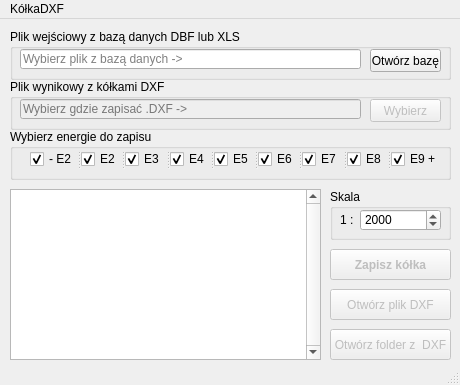
<?xml version="1.0" encoding="UTF-8"?>
<ui version="4.0">
 <class>MainWindow</class>
 <widget class="QMainWindow" name="MainWindow">
  <property name="geometry">
   <rect>
    <x>0</x>
    <y>0</y>
    <width>460</width>
    <height>385</height>
   </rect>
  </property>
  <property name="minimumSize">
   <size>
    <width>460</width>
    <height>385</height>
   </size>
  </property>
  <property name="windowTitle">
   <string>KółkaDXF 2.0</string>
  </property>
  <widget class="QWidget" name="centralWidget">
   <widget class="QPushButton" name="buttonStartCirclesSave">
    <property name="enabled">
     <bool>false</bool>
    </property>
    <property name="geometry">
     <rect>
      <x>330</x>
      <y>230</y>
      <width>121</width>
      <height>31</height>
     </rect>
    </property>
    <property name="font">
     <font>
      <weight>75</weight>
      <bold>true</bold>
     </font>
    </property>
    <property name="text">
     <string>Zapisz kółka</string>
    </property>
   </widget>
   <widget class="QPlainTextEdit" name="textEditLog">
    <property name="geometry">
     <rect>
      <x>10</x>
      <y>170</y>
      <width>311</width>
      <height>171</height>
     </rect>
    </property>
    <property name="verticalScrollBarPolicy">
     <enum>Qt::ScrollBarAlwaysOn</enum>
    </property>
    <property name="horizontalScrollBarPolicy">
     <enum>Qt::ScrollBarAlwaysOff</enum>
    </property>
    <property name="readOnly">
     <bool>true</bool>
    </property>
   </widget>
   <widget class="QGroupBox" name="groupBox">
    <property name="geometry">
     <rect>
      <x>330</x>
      <y>170</y>
      <width>121</width>
      <height>51</height>
     </rect>
    </property>
    <property name="title">
     <string>Skala</string>
    </property>
    <widget class="QSpinBox" name="spinBoxSkala">
     <property name="geometry">
      <rect>
       <x>30</x>
       <y>20</y>
       <width>81</width>
       <height>22</height>
      </rect>
     </property>
     <property name="accelerated">
      <bool>true</bool>
     </property>
     <property name="minimum">
      <number>1</number>
     </property>
     <property name="maximum">
      <number>100000</number>
     </property>
     <property name="singleStep">
      <number>100</number>
     </property>
     <property name="value">
      <number>2000</number>
     </property>
    </widget>
    <widget class="QLabel" name="label">
     <property name="geometry">
      <rect>
       <x>10</x>
       <y>20</y>
       <width>21</width>
       <height>21</height>
      </rect>
     </property>
     <property name="text">
      <string>1 :</string>
     </property>
    </widget>
   </widget>
   <widget class="QPushButton" name="buttonOpenDxfFile">
    <property name="enabled">
     <bool>false</bool>
    </property>
    <property name="geometry">
     <rect>
      <x>330</x>
      <y>270</y>
      <width>121</width>
      <height>31</height>
     </rect>
    </property>
    <property name="text">
     <string>Otwórz plik DXF</string>
    </property>
   </widget>
   <widget class="QPushButton" name="buttonOpenDxfPathFolder">
    <property name="enabled">
     <bool>false</bool>
    </property>
    <property name="geometry">
     <rect>
      <x>330</x>
      <y>310</y>
      <width>121</width>
      <height>31</height>
     </rect>
    </property>
    <property name="text">
     <string>Otwórz folder z  DXF</string>
    </property>
   </widget>
   <widget class="QGroupBox" name="groupBox_2">
    <property name="geometry">
     <rect>
      <x>10</x>
      <y>110</y>
      <width>441</width>
      <height>51</height>
     </rect>
    </property>
    <property name="title">
     <string>Wybierz energie do zapisu</string>
    </property>
    <widget class="QSplitter" name="splitter">
     <property name="geometry">
      <rect>
       <x>20</x>
       <y>20</y>
       <width>411</width>
       <height>20</height>
      </rect>
     </property>
     <property name="orientation">
      <enum>Qt::Horizontal</enum>
     </property>
     <widget class="QCheckBox" name="checkBoxMniejE2">
      <property name="text">
       <string>- E2</string>
      </property>
      <property name="checked">
       <bool>true</bool>
      </property>
     </widget>
     <widget class="QCheckBox" name="checkBoxE2">
      <property name="text">
       <string>E2</string>
      </property>
      <property name="checked">
       <bool>true</bool>
      </property>
     </widget>
     <widget class="QCheckBox" name="checkBoxE3">
      <property name="text">
       <string>E3</string>
      </property>
      <property name="checked">
       <bool>true</bool>
      </property>
     </widget>
     <widget class="QCheckBox" name="checkBoxE4">
      <property name="text">
       <string>E4</string>
      </property>
      <property name="checked">
       <bool>true</bool>
      </property>
     </widget>
     <widget class="QCheckBox" name="checkBoxE5">
      <property name="text">
       <string>E5</string>
      </property>
      <property name="checked">
       <bool>true</bool>
      </property>
     </widget>
     <widget class="QCheckBox" name="checkBoxE6">
      <property name="text">
       <string>E6</string>
      </property>
      <property name="checked">
       <bool>true</bool>
      </property>
     </widget>
     <widget class="QCheckBox" name="checkBoxE7">
      <property name="text">
       <string>E7</string>
      </property>
      <property name="checked">
       <bool>true</bool>
      </property>
     </widget>
     <widget class="QCheckBox" name="checkBoxE8">
      <property name="text">
       <string>E8</string>
      </property>
      <property name="checked">
       <bool>true</bool>
      </property>
     </widget>
     <widget class="QCheckBox" name="checkBoxE9Wiecej">
      <property name="text">
       <string>E9 +</string>
      </property>
      <property name="checked">
       <bool>true</bool>
      </property>
     </widget>
    </widget>
   </widget>
   <widget class="QGroupBox" name="groupBox_3">
    <property name="geometry">
     <rect>
      <x>10</x>
      <y>10</y>
      <width>441</width>
      <height>51</height>
     </rect>
    </property>
    <property name="title">
     <string>Plik wejściowy z bazą danych DBF lub XLS</string>
    </property>
    <widget class="QLineEdit" name="lineEditInputDbPath">
     <property name="geometry">
      <rect>
       <x>10</x>
       <y>20</y>
       <width>341</width>
       <height>20</height>
      </rect>
     </property>
     <property name="placeholderText">
      <string>Wybierz plik z bazą danych -&gt;</string>
     </property>
     <property name="clearButtonEnabled">
      <bool>true</bool>
     </property>
    </widget>
    <widget class="QPushButton" name="buttonOpenDb">
     <property name="geometry">
      <rect>
       <x>360</x>
       <y>20</y>
       <width>71</width>
       <height>23</height>
      </rect>
     </property>
     <property name="text">
      <string>Otwórz bazę</string>
     </property>
    </widget>
   </widget>
   <widget class="QGroupBox" name="groupBox_4">
    <property name="enabled">
     <bool>true</bool>
    </property>
    <property name="geometry">
     <rect>
      <x>10</x>
      <y>60</y>
      <width>441</width>
      <height>51</height>
     </rect>
    </property>
    <property name="title">
     <string>Plik wynikowy z kółkami DXF</string>
    </property>
    <widget class="QPushButton" name="buttonSelectDxfPath">
     <property name="enabled">
      <bool>false</bool>
     </property>
     <property name="geometry">
      <rect>
       <x>360</x>
       <y>20</y>
       <width>71</width>
       <height>23</height>
      </rect>
     </property>
     <property name="text">
      <string>Wybierz</string>
     </property>
    </widget>
    <widget class="QLineEdit" name="lineEditDXFpath">
     <property name="enabled">
      <bool>false</bool>
     </property>
     <property name="geometry">
      <rect>
       <x>10</x>
       <y>20</y>
       <width>341</width>
       <height>20</height>
      </rect>
     </property>
     <property name="placeholderText">
      <string>Wybierz gdzie zapisać .DXF -&gt;</string>
     </property>
     <property name="clearButtonEnabled">
      <bool>true</bool>
     </property>
    </widget>
   </widget>
  </widget>
  <widget class="QMenuBar" name="menuBar">
   <property name="geometry">
    <rect>
     <x>0</x>
     <y>0</y>
     <width>460</width>
     <height>21</height>
    </rect>
   </property>
   <widget class="QMenu" name="menuK_kaDXF">
    <property name="title">
     <string>KółkaDXF</string>
    </property>
    <addaction name="actionAbout"/>
    <addaction name="separator"/>
    <addaction name="actionExit"/>
   </widget>
   <addaction name="menuK_kaDXF"/>
  </widget>
  <widget class="QStatusBar" name="statusBar"/>
  <action name="actionExit">
   <property name="text">
    <string>Wyjście</string>
   </property>
  </action>
  <action name="actionAbout">
   <property name="text">
    <string>O programie</string>
   </property>
  </action>
 </widget>
 <layoutdefault spacing="6" margin="11"/>
 <resources/>
 <connections/>
</ui>
